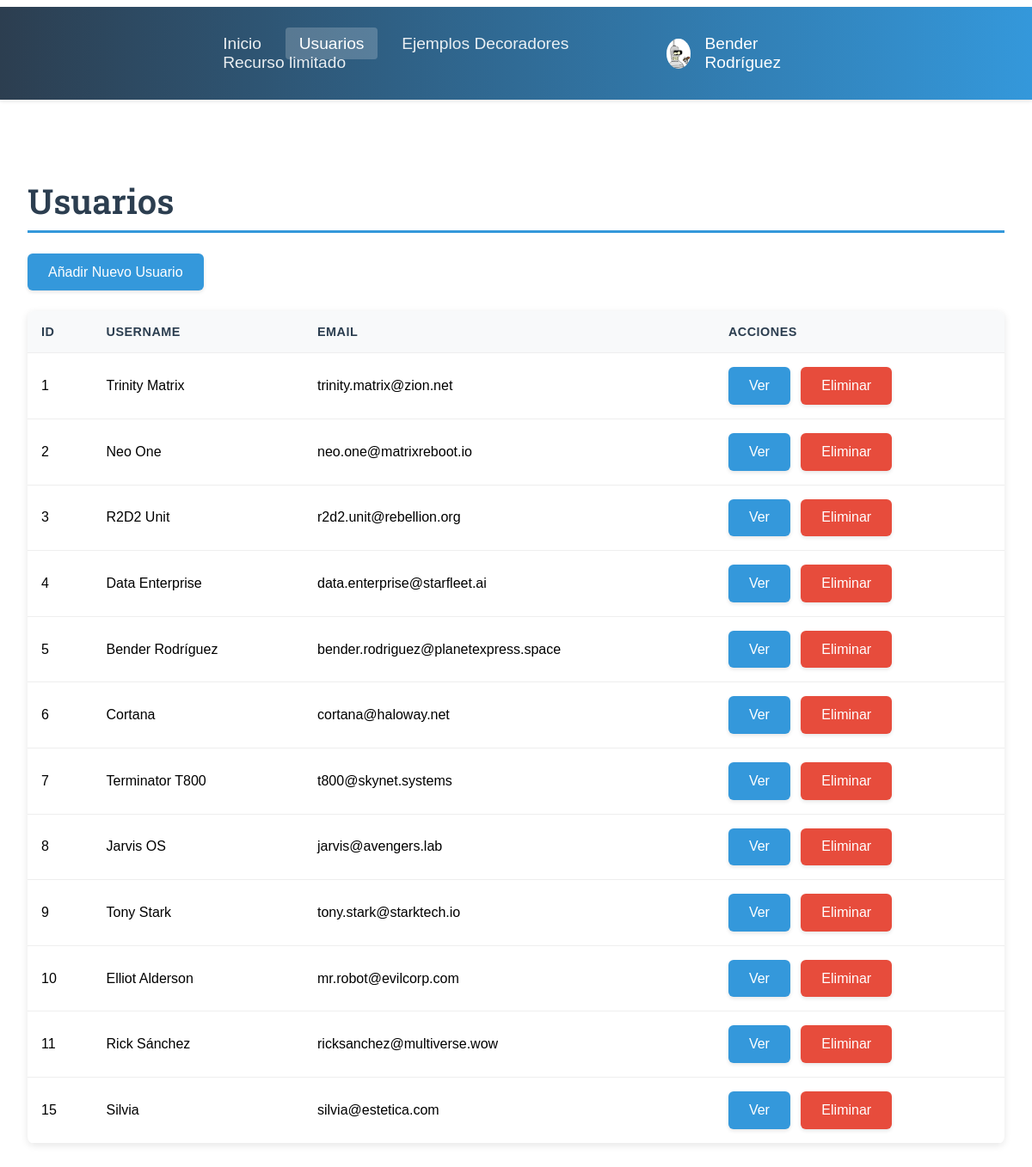
Page /users/view (signed in) on the committed database.
### tables this page shows
CREATE TABLE profile (
        id INTEGER PRIMARY KEY AUTOINCREMENT,
        user_id INTEGER,
        bio TEXT,
        movie_id INTEGER, avatar_path TEXT,
        FOREIGN KEY (user_id) REFERENCES users(id),
        FOREIGN KEY (movie_id) REFERENCES movie(id)
    );

CREATE TABLE "users" (
	"id"	INTEGER,
	"username"	TEXT NOT NULL,
	"email"	TEXT NOT NULL UNIQUE,
	"password"	TEXT NOT NULL DEFAULT 1234,
	PRIMARY KEY("id" AUTOINCREMENT)
);

### routes.py (the view)
    @app.route('/users/view')
    @login_required
    def list_users_view():
        users = get_users()
        return render_template('users.html', users=users)

### app.py (called while the page is built)
@login_manager.user_loader
def load_user(user_id):
    return get_user_by_id(user_id)

### models.py (called while the page is built)
def get_db_connection():
    conn = sqlite3.connect(table_name)
    conn.row_factory = sqlite3.Row  # Para obtener resultados como diccionarios y nos deja acceder por nombre de la columnauser['username'] en vez de por id user[0]
    return conn

def get_users():
    conn = get_db_connection()  # Uso de la función de conexión con el concepto de segmentación de código
    cursor = conn.cursor()
    cursor.execute('SELECT * FROM users')
    users = cursor.fetchall()
    conn.close()
    return users

def get_user_by_id(user_id):
    conn = get_db_connection()
    cursor = conn.cursor()
    cursor.execute('SELECT * FROM users WHERE id = ?', (user_id,))
    user_data = cursor.fetchone()
    conn.close()
    if user_data:
        return User(
            id=user_data['id'],
            username=user_data['username'],
            email=user_data['email'],
            password=user_data['password']
        )
    return None

def get_profile_by_user_id(user_id):
    conn = get_db_connection()
    cursor = conn.cursor()
    cursor.execute('''
        SELECT profile.*, movie.title as movie_title
        FROM profile
        LEFT JOIN movie ON profile.movie_id = movie.id
        WHERE user_id = ?
    ''', (user_id,))
    profile = cursor.fetchone()
    conn.close()
    return profile

### templates/users.html (shortened to what this page needs)
{% extends 'base.html' %}
{% block content %}
    <h1>Usuarios</h1>
    <div class="actions-top">
        <a href="{{ url_for('add_user_view') }}" class="button">Añadir Nuevo Usuario</a>
    </div>
    <table>
        <thead>
            <tr>
                <th>ID</th>
                <th>Username</th>
                <th>Email</th>
                <th>Acciones</th>
            </tr>
        </thead>
        <tbody>
            {% for user in users %}
            <tr>
                <td>{{ user.id }}</td>
                <td>{{ user.username }}</td>
                <td>{{ user.email }}</td>
                <td>
                    <a href="{{ url_for('view_user', user_id=user.id) }}" class="button">Ver</a>
                    <button data-user-id="{{ user.id }}" class="button-del">Eliminar</button>
                </td>
            </tr>
            {% endfor %}
        </tbody>
    </table>
{% endblock %}

### templates/base.html (shortened to what this page needs)
<!DOCTYPE html>
<html>
<head>
    <link rel="stylesheet" href="{{ url_for('static', filename='css/style.css') }}">
    <link rel="stylesheet" href="https://cdnjs.cloudflare.com/ajax/libs/font-awesome/6.0.0/css/all.min.css">
<link href="https://cdnjs.cloudflare.com/ajax/libs/animate.css/4.1.1/animate.min.css" rel="stylesheet"/>
</head>
<body>
    <nav>
        <div class="nav-container">
            <div class="nav-links">
                <a href="{{ url_for('index') }}" class="{{ 'active' if request.endpoint == 'index' }}">Inicio</a>
                {% if current_user.is_authenticated %}
                    <a href="{{ url_for('list_users_view') }}" class="{{ 'active' if request.endpoint == 'list_users_view' }}">Usuarios</a>
                    <a href="{{ url_for('ejemplos_decoradores') }}" class="{{ 'active' if request.endpoint == 'ejemplos_decoradores' }}">Ejemplos Decoradores</a>
                    <a href="{{ url_for('recurso_limitado') }}" class="{{ 'active' if request.endpoint == 'recurso_limitado' }}">Recurso limitado</a>
                {% endif %}
            </div>
            {% if current_user.is_authenticated %}
                <div class="user-menu">
                    <div class="user-dropdown">
                        <div class="user-info">
                            <div class="user-avatar">
                                {% if profile and profile.avatar_path %}
                                    <img src="{{ url_for('static', filename='avatars/' + profile.avatar_path) }}" alt="Avatar">
                                {% else %}
                                    <i class="fas fa-user user-avatar-placeholder"></i>
                                {% endif %}
                            </div>
                            <span class="username">{{ current_user.username }}</span>
                        </div>
                    </div>
                </div>
            {% else %}
                <div class="nav-links">
                    <a href="{{ url_for('login') }}" class="{{ 'active' if request.endpoint == 'login' }}">Login</a>
                </div>
            {% endif %}
        </div>
    </nav>
    <div class="content">
        {% block content %}{% endblock %}
    </div>
</body>
</html>

### static/css/style.css (style rules this page uses)
body { font-family: Arial, sans-serif; margin: 0; }
nav { background: linear-gradient(to right, #2c3e50, #3498db); padding: 1rem; margin-bottom: 2rem; box-shadow: 0 2px 4px rgba(0, 0, 0, 0.1); position: sticky; top: 0; z-index: 1000; font-size: 1.2rem; display: flex; align-items: center; justify-content: space-between; }
nav .nav-container { display: flex; align-items: center; justify-content: space-between; max-width: 70vw; margin: 0 auto; width: 60vw; }
nav a { color: rgba(255, 255, 255, 0.9); text-decoration: none; padding: 0.5rem 1rem; margin: 0 0.2rem; border-radius: 4px; transition: all 0.3s ease; font-weight: 500; position: relative; }
nav a::after { content: ""; position: absolute; width: 0; height: 2px; bottom: 0; left: 50%; background-color: #02110e; transition: all 0.3s ease; transform: translateX(-50%); }
nav a.active { background-color: rgba(255, 255, 255, 0.2); color: white; }
body { padding-top: 0.5rem; }
nav a { animation: fadeIn 0.5s ease-in-out; }
.content { max-width: 1200px; margin: 0 auto; padding: 2rem; min-height: calc(100vh - 80px); }
h1, h2, h3 { font-family: "Roboto Slab", serif; }
h1 { color: #2c3e50; font-size: 2.5rem; margin-bottom: 1.5rem; border-bottom: 3px solid #3498db; padding-bottom: 0.5rem; font-weight: 600; }
table { width: 100%; border-collapse: separate; border-spacing: 0; margin: 1.5rem 0; background: #fff; border-radius: 8px; overflow: hidden; box-shadow: 0 2px 8px rgba(0, 0, 0, 0.1); }
th, td { padding: 1rem; text-align: left; border-bottom: 1px solid #eee; }
th { background-color: #f8f9fa; font-weight: 600; color: #2c3e50; text-transform: uppercase; font-size: 0.9rem; letter-spacing: 0.5px; }
button, .button { display: inline-block; padding: 0.8rem 1.5rem; background: #3498db; color: white; border: none; border-radius: 6px; font-size: 1rem; font-weight: 500; text-decoration: none; transition: all 0.3s ease; cursor: pointer; box-shadow: 0 2px 4px rgba(0, 0, 0, 0.1); }
.button-del { background: #e74c3c; color: white; border: none; padding: 0.8rem 1.5rem; border-radius: 6px; box-shadow: 0 2px 4px rgba(0, 0, 0, 0.1); }
.content > * { animation: fadeIn 0.5s ease-out; }
a { color: #3498db; text-decoration: none; position: relative; transition: all 0.3s ease; }
table a { display: inline-flex; align-items: center; padding: 0.4rem 1.5rem; border-radius: 4px; background-color: #75bbff; margin-right: 0.5rem; font-size: 0.9rem; color: #fff; }
.user-menu { display: flex; align-items: center; margin-left: auto; padding: 0.5rem; color: white; }
.user-info { display: flex; align-items: center; gap: 1rem; padding: 0.5rem; border-radius: 4px; transition: background-color 0.2s ease; }
.user-avatar { width: 35px; height: 35px; border-radius: 50%; background-color: rgba(255, 255, 255, 0.2); display: flex; align-items: center; justify-content: center; overflow: hidden; }
.user-avatar img { width: 100%; height: 100%; object-fit: cover; }
.username { color: white; font-weight: 500; }
.user-dropdown { position: relative; cursor: pointer; }

### rows in the picture
profile: avatar_path (picture)
users: username "Bender Rodríguez", id "5", email "bender.rodriguez@planetexpress.space"
users: id "1", username "Trinity Matrix", email "trinity.matrix@zion.net"
users: id "2", username "Neo One", email "neo.one@matrixreboot.io"
users: id "3", username "R2D2 Unit", email "r2d2.unit@rebellion.org"
users: id "4", username "Data Enterprise", email "data.enterprise@starfleet.ai"
users: id "6", username "Cortana", email "cortana@haloway.net"
users: id "7", username "Terminator T800", email "t800@skynet.systems"
users: id "8", username "Jarvis OS", email "jarvis@avengers.lab"
users: id "9", username "Tony Stark", email "tony.stark@starktech.io"
users: id "10", username "Elliot Alderson", email "mr.robot@evilcorp.com"
users: id "11", username "Rick Sánchez", email "ricksanchez@multiverse.wow"
users: id "15", username "Silvia", email "silvia@estetica.com"
